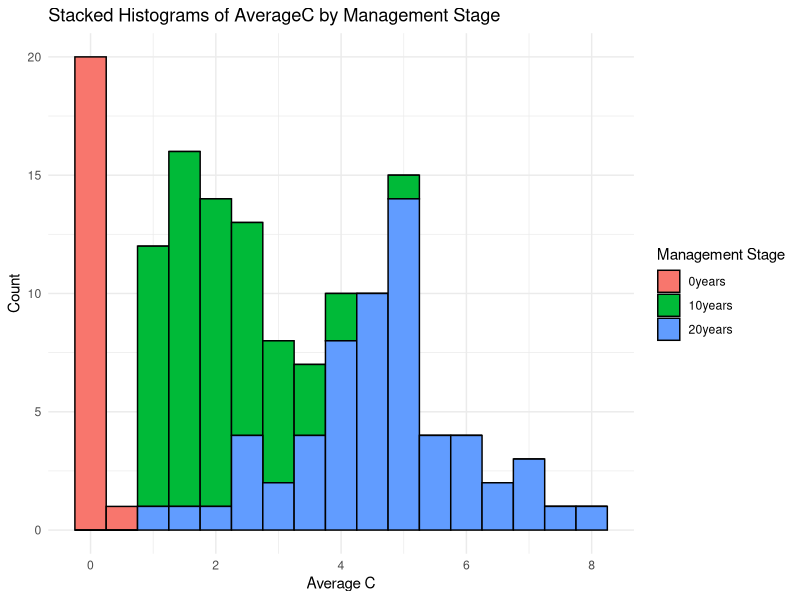
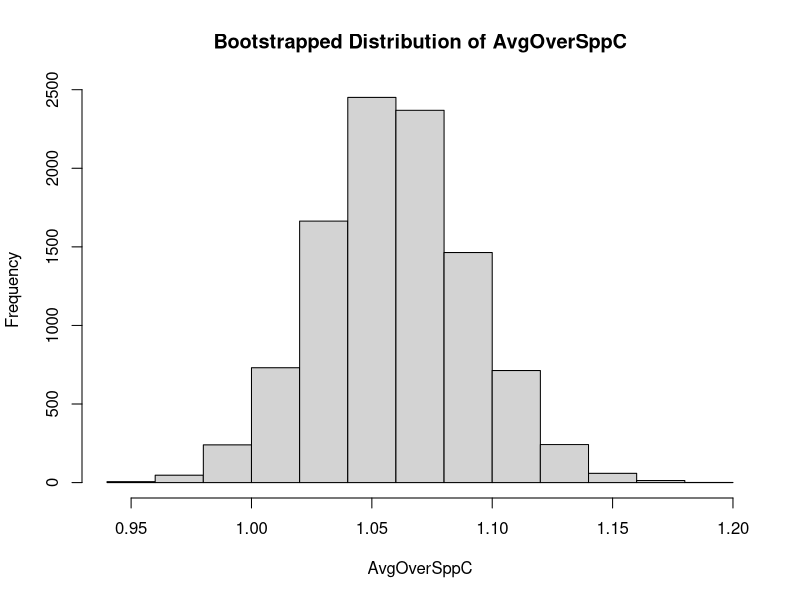
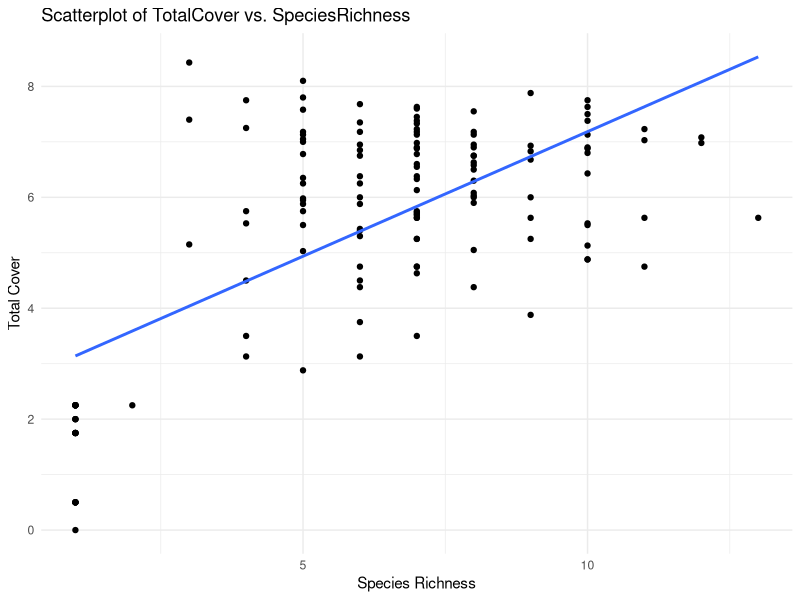
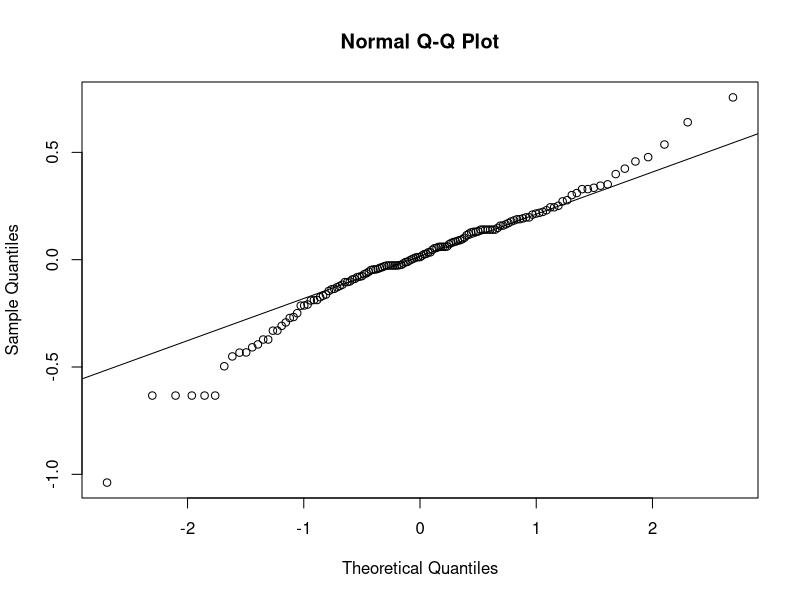
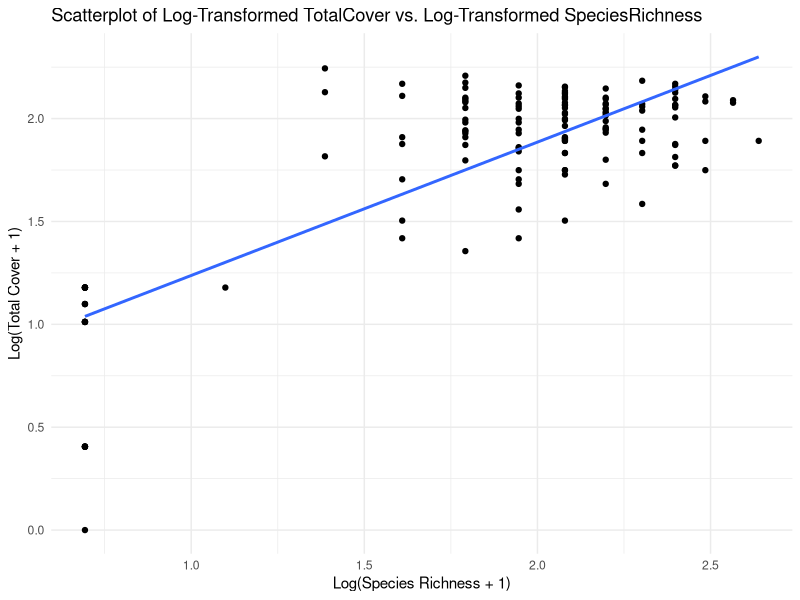

R code for these plots, in order:
# Biostatistics final project ----
# Hypothesis Testing based on Confidence Intervals

# load libraries
library(tidyverse)
library(dplyr)
library(knitr)
library(tidyr)

# load data
diversity <- read.csv("data/2010FieldEcolDiversity.csv")

# Hypothesis Testing ----
# Subset data for 10years and 20years
data_10years <- diversity %>%
  filter(ManagementStage == "10years")

data_20years <- diversity %>%
  filter(ManagementStage == "20years")

# Perform two-sample t-test
t_test <- t.test(data_10years$SpeciesRichness, data_20years$SpeciesRichness, var.equal = FALSE)

print(t_test)

# Perform Mann-Whitney U-test
wilcox_test <- wilcox.test(data_10years$SpeciesRichness, data_20years$SpeciesRichness)

print(wilcox_test)

# Perform ANOVA
anova_results <- aov(SpeciesRichness ~ as.factor(ManagementStage), data = diversity)
summary(anova_results)

# Perform Tukey HSD test
tukey_results <- TukeyHSD(anova_results)

print(tukey_results)

# Perform Kruskal-Wallis test
kruskal_test <- kruskal.test(SpeciesRichness ~ as.factor(ManagementStage), data = diversity)

print(kruskal_test)

# Plots ----

# Stacked histograms for AverageC
ggplot(diversity, aes(x = AverageC, fill = as.factor(ManagementStage))) +
  geom_histogram(position = "stack", binwidth = 0.5, color = "black") +
  labs(
    title = "Stacked Histograms of AverageC by Management Stage",
    x = "Average C",
    y = "Count",
    fill = "Management Stage"
  ) +
  theme_minimal()

# Table of means for SpeciesRichness and AverageC
descriptive_table <- diversity %>%
  group_by(ManagementStage) %>%
  summarise(
    mean_SpeciesRichness = mean(SpeciesRichness),
    mean_AverageC = mean(AverageC)
  )

print(descriptive_table)


# Perform one-sample t-test
one_sample_test <- t.test(data_20years$AvgOverSppC, mu = 1)

print(one_sample_test)

# Perform bootstrapping
set.seed(05292024)

boot_results <- replicate(10000, {
  sample_data <- sample(data_20years$AvgOverSppC, replace = TRUE)
  mean(sample_data)
})

# Calculate confidence intervals
boot_ci <- quantile(boot_results, c(0.025, 0.975))

# Plot histogram of bootstrapped means
hist(boot_results, main = "Bootstrapped Distribution of AvgOverSppC", xlab = "AvgOverSppC")

# Print bootstrapped mean and confidence intervals
boot_mean <- mean(boot_results)
print(c(boot_mean, boot_ci))

# Calculate correlation
cor_results <- cor.test(diversity$TotalCover, diversity$SpeciesRichness)

# Scatterplot
ggplot(diversity, aes(x = SpeciesRichness, y = TotalCover)) +
  geom_point() +
  geom_smooth(method = "lm", se = FALSE) +
  labs(
    title = "Scatterplot of TotalCover vs. SpeciesRichness",
    x = "Species Richness",
    y = "Total Cover"
  ) +
  theme_minimal()

print(cor_results)

# Linear regression
lm_model <- lm(TotalCover ~ SpeciesRichness, data = diversity)
summary(lm_model)

# Log-transformed regression
log_lm_model <- lm(log(TotalCover + 1) ~ log(SpeciesRichness + 1), data = diversity)
summary(log_lm_model)

# QQ-plot of residuals
qqnorm(resid(log_lm_model))
qqline(resid(log_lm_model))

# Scatterplot of log-transformed data
ggplot(diversity, aes(x = log(SpeciesRichness + 1), y = log(TotalCover + 1))) +
  geom_point() +
  geom_smooth(method = "lm", se = FALSE) +
  labs(
    title = "Scatterplot of Log-Transformed TotalCover vs. Log-Transformed SpeciesRichness",
    x = "Log(Species Richness + 1)",
    y = "Log(Total Cover + 1)"
  ) +
  theme_minimal()

